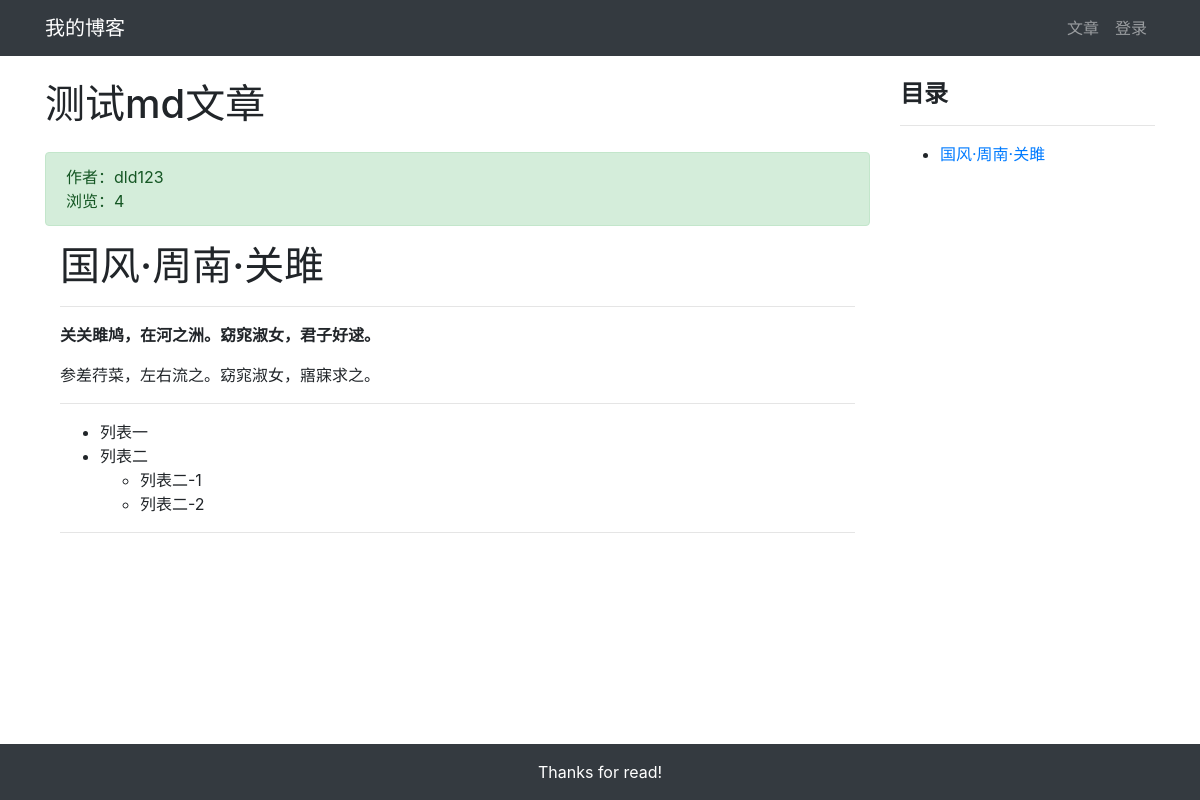
The app's page /article/article_detail/22/ with its own data.
### article/models.py (models this page shows, shortened)
class ArticlePost(models.Model):
    author = models.ForeignKey(User, on_delete=models.CASCADE)
    title = models.CharField(max_length=100)
    body = models.TextField()
    total_views = models.PositiveIntegerField(default=0)
    created = models.DateTimeField(default=timezone.now)
    updated = models.DateTimeField(auto_now=True)
    class Meta:
        ordering = ('-created',)

### article/views.py (the view)
# urls.py: path('article_detail/<int:id>/', views.article_detail, name='article_detail'),
def article_detail(request, id):
    article = ArticlePost.objects.get(id=id)
    article.total_views += 1
    article.save(update_fields=['total_views'])
    md = markdown.Markdown(extensions=[
        'markdown.extensions.extra',
        'markdown.extensions.codehilite',
        'markdown.extensions.toc',
    ])
    article.body = md.convert(article.body)
    context = {'article': article, 'toc': md.toc}
    return render(request, 'article/detail.html', context)

### article/templates/article/detail.html (shortened to what this page needs)
{% extends "base.html" %}
{% load static %}
{% block content %}
<div class="container">
    <div class="row">
        <div class="col-9">
            <h1 class="mt-4 mb-4">{{ article.title }}</h1>
            <div class="alert alert-success">
                <div>
                    作者：{{ article.author }}
                </div>
                <div>
                    浏览：{{ article.total_views }}
                </div>
            </div>
            <div class="col-12">
                <p>{{ article.body|safe }}</p>
            </div>
        </div>
        <div class="col-3 mt-4">
            <h4><strong>目录</strong></h4>
            <hr>
            <div>
                {{ toc|safe }}
            </div>
        </div>
    </div>
</div>
{% endblock content %}

### records on screen
ArticlePost: title "测试md文章", author "dld123", total_views "4", body "国风·周南·关雎 关关雎鸠，在河之洲。窈窕淑女，君子好逑。 参差荇菜，左右流之。窈窕淑女，寤寐求之。 列表一 列表二 列表二-1 列表二-2"

### other values on screen
{{ toc|safe }} "国风·周南·关雎"
